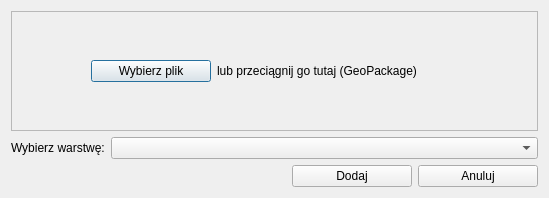
<?xml version="1.0" encoding="UTF-8"?>
<ui version="4.0">
 <class>Dialog</class>
 <widget class="QDialog" name="Dialog">
  <property name="geometry">
   <rect>
    <x>0</x>
    <y>0</y>
    <width>549</width>
    <height>198</height>
   </rect>
  </property>
  <property name="windowTitle">
   <string>Dodaj nową warstwę</string>
  </property>
  <layout class="QVBoxLayout" name="verticalLayout">
   <item>
    <widget class="QFrame" name="drop_file_frame">
     <property name="frameShape">
      <enum>QFrame::StyledPanel</enum>
     </property>
     <property name="frameShadow">
      <enum>QFrame::Raised</enum>
     </property>
     <layout class="QVBoxLayout" name="verticalLayout_2">
      <item>
       <layout class="QHBoxLayout" name="horizontalLayout">
        <property name="leftMargin">
         <number>70</number>
        </property>
        <item>
         <widget class="QPushButton" name="select_file_button">
          <property name="minimumSize">
           <size>
            <width>120</width>
            <height>0</height>
           </size>
          </property>
          <property name="maximumSize">
           <size>
            <width>120</width>
            <height>16777215</height>
           </size>
          </property>
          <property name="text">
           <string>Wybierz plik</string>
          </property>
         </widget>
        </item>
        <item>
         <widget class="QLabel" name="select_file_label">
          <property name="text">
           <string>lub przeciągnij go tutaj (GeoPackage)</string>
          </property>
         </widget>
        </item>
       </layout>
      </item>
     </layout>
    </widget>
   </item>
   <item>
    <layout class="QHBoxLayout" name="horizontalLayout_2" stretch="0,1">
     <item>
      <widget class="QLabel" name="layer_label">
       <property name="text">
        <string>Wybierz warstwę:</string>
       </property>
      </widget>
     </item>
     <item>
      <widget class="QComboBox" name="layer_combobox"/>
     </item>
    </layout>
   </item>
   <item>
    <layout class="QHBoxLayout" name="horizontalLayout_3">
     <item>
      <spacer name="horizontalSpacer">
       <property name="orientation">
        <enum>Qt::Horizontal</enum>
       </property>
       <property name="sizeHint" stdset="0">
        <size>
         <width>40</width>
         <height>20</height>
        </size>
       </property>
      </spacer>
     </item>
     <item>
      <widget class="QPushButton" name="add_button">
       <property name="minimumSize">
        <size>
         <width>120</width>
         <height>0</height>
        </size>
       </property>
       <property name="maximumSize">
        <size>
         <width>120</width>
         <height>16777215</height>
        </size>
       </property>
       <property name="text">
        <string>Dodaj</string>
       </property>
      </widget>
     </item>
     <item>
      <widget class="QPushButton" name="cancel_button">
       <property name="minimumSize">
        <size>
         <width>120</width>
         <height>0</height>
        </size>
       </property>
       <property name="maximumSize">
        <size>
         <width>120</width>
         <height>16777215</height>
        </size>
       </property>
       <property name="text">
        <string>Anuluj</string>
       </property>
      </widget>
     </item>
    </layout>
   </item>
  </layout>
 </widget>
 <resources/>
 <connections/>
</ui>
